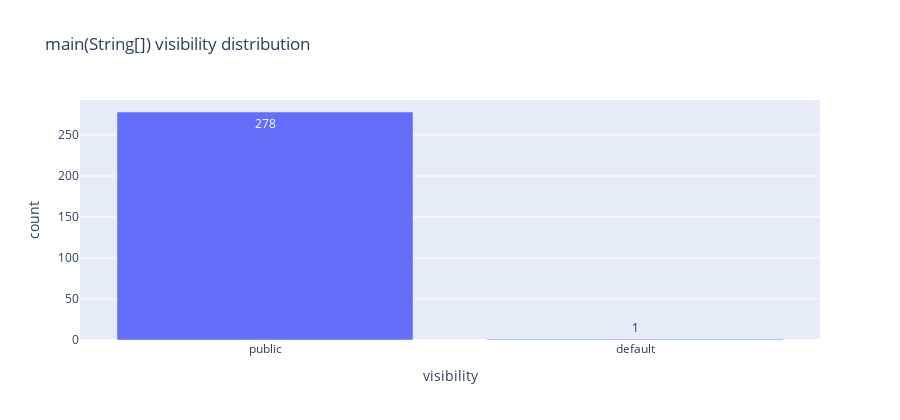
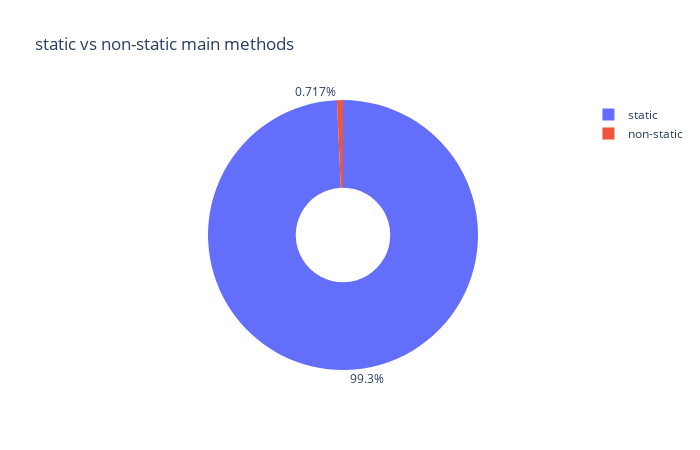
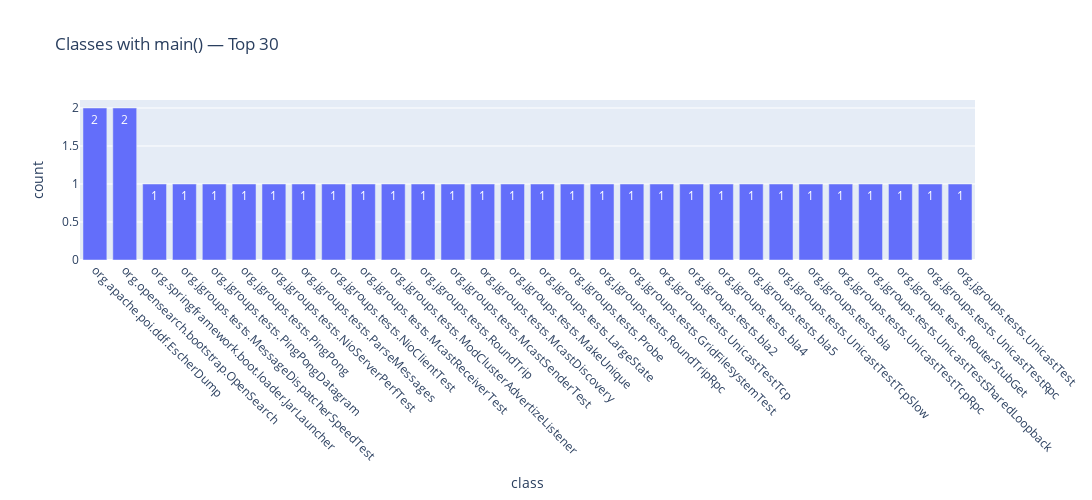
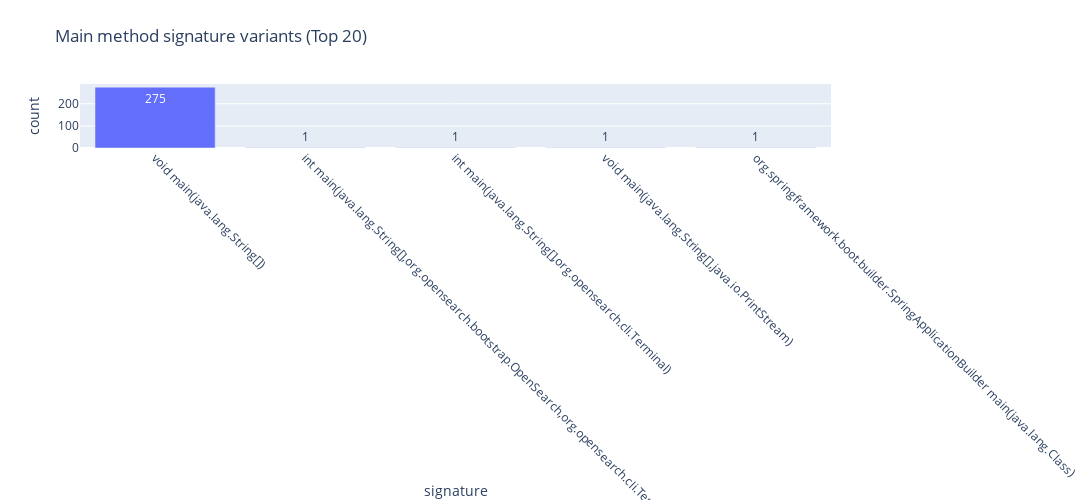

The cell these charts' notebook holds for them, in order:
### Markdown cell above
## 1) Main Classes
**Expected columns:** `mainClass`, `isStatic`, `visibility`, `signature`

### Code cell
path = os.path.join(API_DIR, "Main_Classes.csv")
df_main = read_csv_safe(path)
show_head(df_main)

if not df_main.empty:
    cols = {c.lower(): c for c in df_main.columns}
    c_main = cols.get("mainclass")
    c_static = cols.get("isstatic")
    c_vis = cols.get("visibility")
    c_sig = cols.get("signature")
    
    # 1A) Visibility distribution
    if c_vis:
        vis_counts = fillna_safe(df_main[c_vis], "unknown").astype(str).value_counts().reset_index()
        vis_counts.columns = ["visibility", "count"]
        fig = px.bar(vis_counts, x="visibility", y="count",
                     title="main(String[]) visibility distribution", text_auto=True)
        fig.update_layout(width=900, height=420, xaxis_title="visibility", yaxis_title="count")
        fig.show()
    else:
        print("[info] Column 'visibility' not found — skipping visibility chart.")
    
    # 1B) Static vs non-static
    if c_static:
        stat = fillna_safe(df_main[c_static], False).map(lambda x: "static" if bool(x) else "non-static")
        stat_counts = stat.value_counts().reset_index()
        stat_counts.columns = ["kind", "count"]
        fig = px.pie(stat_counts, names="kind", values="count",
                     title="static vs non-static main methods", hole=0.35)
        fig.update_layout(width=700, height=450)
        fig.update_traces(textposition="outside")
        fig.show()
    else:
        print("[info] Column 'isStatic' not found — skipping static/non-static chart.")
    
    # 1C) Top classes exposing main()
    if c_main:
        top_classes = df_main[c_main].astype(str).value_counts().reset_index()
        top_classes.columns = ["className", "count"]
        fig = px.bar(top_classes.head(30), x="className", y="count",
                     title="Classes with main() — Top 30", text_auto=True)
        fig.update_layout(width=1100, height=500, xaxis_tickangle=45, xaxis_title="class", yaxis_title="count")
        fig.show()
    else:
        print("[info] Column 'mainClass' not found — skipping top classes chart.")
    
    # 1D) Signature variants
    if c_sig:
        sig_counts = fillna_safe(df_main[c_sig], "unknown").astype(str).value_counts().reset_index()
        sig_counts.columns = ["signature", "count"]
        fig = px.bar(sig_counts.head(20), x="signature", y="count",
                     title="Main method signature variants (Top 20)", text_auto=True)
        fig.update_layout(width=1100, height=500, xaxis_tickangle=45, xaxis_title="signature", yaxis_title="count")
        fig.show()
    else:
        print("[info] Column 'signature' not found — skipping signature chart.")
else:
    print("[info] Main_Classes.csv missing or empty.")

### Figure 1 — Plotly figure (JSON) as saved in the notebook; plotly's stock layout.template omitted (floating-point values rounded to 4 significant figures)
{"data": [{"hovertemplate": "visibility=%{x}<br>count=%{y}<extra></extra>", "legendgroup": "", "marker": {"color": "#636efa", "pattern": {"shape": ""}}, "name": "", "orientation": "v", "showlegend": false, "textposition": "auto", "texttemplate": "%{y}", "type": "bar", "x": ["public", "default"], "xaxis": "x", "y": [278, 1], "yaxis": "y"}], "layout": {"barmode": "relative", "height": 420, "legend": {"tracegroupgap": 0}, "title": {"text": "main(String[]) visibility distribution"}, "width": 900, "xaxis": {"anchor": "y", "domain": [0, 1], "title": {"text": "visibility"}}, "yaxis": {"anchor": "x", "domain": [0, 1], "title": {"text": "count"}}}}

### Figure 2 — Plotly figure (JSON) as saved in the notebook; plotly's stock layout.template omitted (floating-point values rounded to 4 significant figures)
{"data": [{"domain": {"x": [0, 1], "y": [0, 1]}, "hole": 0.35, "hovertemplate": "kind=%{label}<br>count=%{value}<extra></extra>", "labels": ["static", "non-static"], "legendgroup": "", "name": "", "showlegend": true, "textposition": "outside", "type": "pie", "values": [277, 2]}], "layout": {"height": 450, "legend": {"tracegroupgap": 0}, "title": {"text": "static vs non-static main methods"}, "width": 700}}

### Figure 3 — Plotly figure (JSON) as saved in the notebook; plotly's stock layout.template omitted (floating-point values rounded to 4 significant figures)
{"data": [{"hovertemplate": "className=%{x}<br>count=%{y}<extra></extra>", "legendgroup": "", "marker": {"color": "#636efa", "pattern": {"shape": ""}}, "name": "", "orientation": "v", "showlegend": false, "textposition": "auto", "texttemplate": "%{y}", "type": "bar", "x": ["org.apache.poi.ddf.EscherDump", "org.opensearch.bootstrap.OpenSearch", "org.springframework.boot.loader.JarLauncher", "org.jgroups.tests.MessageDispatcherSpeedTest", "org.jgroups.tests.PingPongDatagram", "org.jgroups.tests.PingPong", "org.jgroups.tests.NioServerPerfTest", "org.jgroups.tests.ParseMessages", "org.jgroups.tests.NioClientTest", "org.jgroups.tests.McastReceiverTest", "org.jgroups.tests.ModClusterAdvertizeListener", "org.jgroups.tests.RoundTrip", "org.jgroups.tests.McastSenderTest", "org.jgroups.tests.McastDiscovery", "org.jgroups.tests.MakeUnique", "org.jgroups.tests.LargeState", "org.jgroups.tests.Probe", "org.jgroups.tests.RoundTripRpc", "org.jgroups.tests.GridFilesystemTest", "org.jgroups.tests.UnicastTestTcp", "org.jgroups.tests.bla2", "org.jgroups.tests.bla4", "org.jgroups.tests.bla5", "org.jgroups.tests.UnicastTestTcpSlow", "org.jgroups.tests.bla", "org.jgroups.tests.UnicastTestTcpRpc", "org.jgroups.tests.UnicastTestSharedLoopback", "org.jgroups.tests.RouterStubGet", "org.jgroups.tests.UnicastTestRpc", "org.jgroups.tests.UnicastTest"], "xaxis": "x", "y": [2, 2, 1, 1, 1, 1, 1, 1, 1, 1, 1, 1, 1, 1, 1, 1, 1, 1, 1, 1, 1, 1, 1, 1, 1, 1, 1, 1, 1, 1], "yaxis": "y"}], "layout": {"barmode": "relative", "height": 500, "legend": {"tracegroupgap": 0}, "title": {"text": "Classes with main() — Top 30"}, "width": 1100, "xaxis": {"anchor": "y", "domain": [0, 1], "tickangle": 45, "title": {"text": "class"}}, "yaxis": {"anchor": "x", "domain": [0, 1], "title": {"text": "count"}}}}

### Figure 4 — Plotly figure (JSON) as saved in the notebook; plotly's stock layout.template omitted (floating-point values rounded to 4 significant figures)
{"data": [{"hovertemplate": "signature=%{x}<br>count=%{y}<extra></extra>", "legendgroup": "", "marker": {"color": "#636efa", "pattern": {"shape": ""}}, "name": "", "orientation": "v", "showlegend": false, "textposition": "auto", "texttemplate": "%{y}", "type": "bar", "x": ["void main(java.lang.String[])", "int main(java.lang.String[],org.opensearch.bootstrap.OpenSearch,org.opensearch.cli.Terminal)", "int main(java.lang.String[],org.opensearch.cli.Terminal)", "void main(java.lang.String[],java.io.PrintStream)", "org.springframework.boot.builder.SpringApplicationBuilder main(java.lang.Class)"], "xaxis": "x", "y": [275, 1, 1, 1, 1], "yaxis": "y"}], "layout": {"barmode": "relative", "height": 500, "legend": {"tracegroupgap": 0}, "title": {"text": "Main method signature variants (Top 20)"}, "width": 1100, "xaxis": {"anchor": "y", "domain": [0, 1], "tickangle": 45, "title": {"text": "signature"}}, "yaxis": {"anchor": "x", "domain": [0, 1], "title": {"text": "count"}}}}
